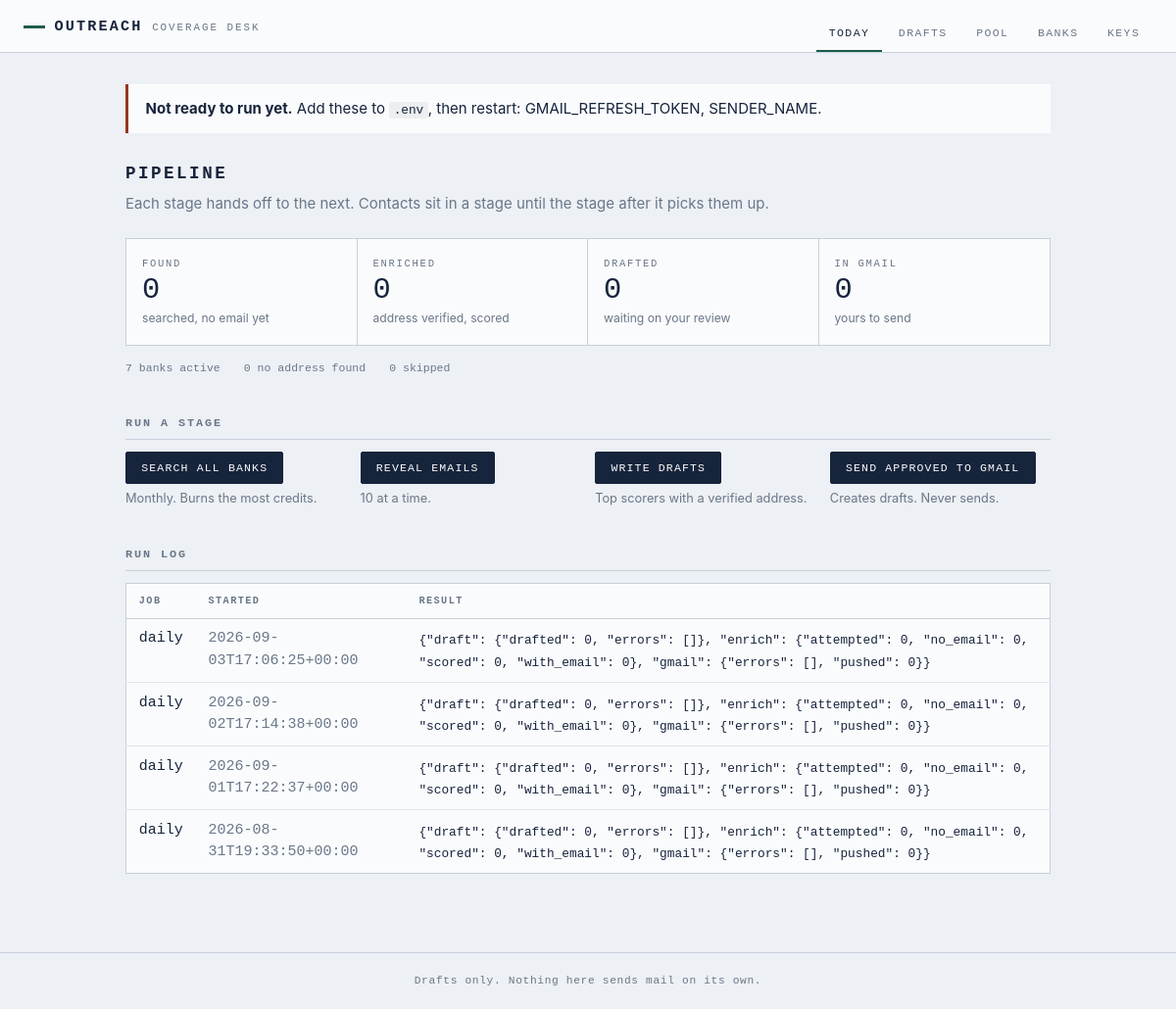
Before: / with the older database file.
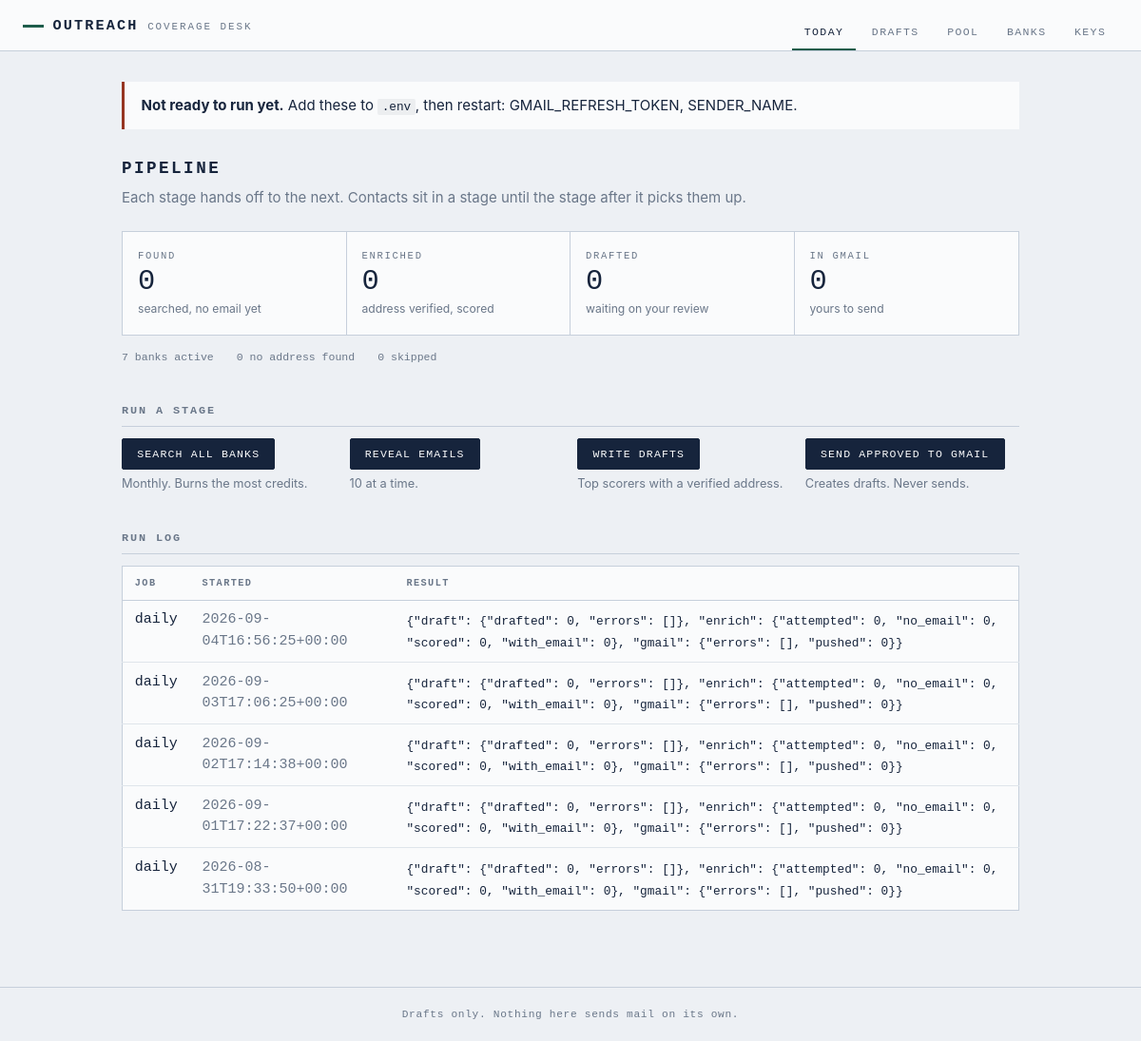
After: the same page with the newer database file.
### tables this page shows
CREATE TABLE runs (
    id          INTEGER PRIMARY KEY,
    kind        TEXT,
    started_at  TEXT,
    finished_at TEXT,
    stats       TEXT,
    error       TEXT
);

### web/app.py (the view)
@app.get("/", response_class=HTMLResponse)
def dashboard(request: Request):
    with db.session() as conn:
        counts = db.counts(conn)
        runs = [dict(r) for r in db.recent_runs(conn, 8)]
    for r in runs:
        r["stats"] = json.loads(r["stats"]) if r["stats"] else {}
    return render(request, "dashboard.html", counts=counts, runs=runs,
                  gaps=settings.missing())

### web/templates/dashboard.html
{% extends "base.html" %}
{% block content %}
{% if gaps %}
<div class="notice">
  <p><strong>Not ready to run yet.</strong> Add these to <code>.env</code>, then
  restart: {{ gaps | join(", ") }}.</p>
</div>
{% endif %}
<section class="stage-flow">
  <h1>Pipeline</h1>
  <p class="lede">Each stage hands off to the next. Contacts sit in a stage until
  the stage after it picks them up.</p>
  <ol class="stages">
    <li>
      <span class="stage-name">Found</span>
      <span class="stage-count">{{ counts.get('new', 0) }}</span>
      <span class="stage-note">searched, no email yet</span>
    </li>
    <li>
      <span class="stage-name">Enriched</span>
      <span class="stage-count">{{ counts.get('enriched', 0) }}</span>
      <span class="stage-note">address verified, scored</span>
    </li>
    <li>
      <span class="stage-name">Drafted</span>
      <span class="stage-count">{{ counts.get('drafted', 0) }}</span>
      <span class="stage-note">waiting on your review</span>
    </li>
    <li>
      <span class="stage-name">In Gmail</span>
      <span class="stage-count">{{ counts.get('queued', 0) }}</span>
      <span class="stage-note">yours to send</span>
    </li>
  </ol>
  <div class="stage-aside">
    <span>{{ counts.get('banks', 0) }} banks active</span>
    <span>{{ counts.get('no_email', 0) }} no address found</span>
    <span>{{ counts.get('skipped', 0) }} skipped</span>
  </div>
</section>
<section class="controls">
  <h2>Run a stage</h2>
  <div class="control-row">
    <form method="post" action="/run/refresh">
      <button type="submit">Search all banks</button>
      <span class="hint">Monthly. Burns the most credits.</span>
    </form>
    <form method="post" action="/run/enrich">
      <button type="submit">Reveal emails</button>
      <span class="hint">{{ cfg.enrich_batch if cfg else 10 }} at a time.</span>
    </form>
    <form method="post" action="/run/draft">
      <button type="submit">Write drafts</button>
      <span class="hint">Top scorers with a verified address.</span>
    </form>
    <form method="post" action="/run/push">
      <button type="submit">Send approved to Gmail</button>
      <span class="hint">Creates drafts. Never sends.</span>
    </form>
  </div>
</section>
<section>
  <h2>Run log</h2>
  {% if runs %}
  <table class="ledger">
    <thead>
      <tr><th>Job</th><th>Started</th><th>Result</th></tr>
    </thead>
    <tbody>
      {% for r in runs %}
      <tr>
        <td class="mono">{{ r.kind }}</td>
        <td class="mono dim">{{ r.started_at }}</td>
        <td>
          {% if r.error %}<span class="bad">{{ r.error }}</span>
          {% elif not r.finished_at %}<span class="dim">running</span>
          {% else %}<span class="mono small">{{ r.stats | tojson }}</span>{% endif %}
        </td>
      </tr>
      {% endfor %}
    </tbody>
  </table>
  {% else %}
  <p class="empty">No runs yet. Load your bank list, then search.</p>
  {% endif %}
</section>
{% endblock %}

### web/templates/base.html (shortened to what this page needs)
<!DOCTYPE html>
<html lang="en">
<head>
<link rel="stylesheet" href="/static/style.css">
</head>
<body>
<header class="masthead">
  <div class="masthead-mark">
    <span class="mark-rule"></span>
    <span class="mark-name">Outreach</span>
    <span class="mark-sub">coverage desk</span>
  </div>
  <nav>
    <a href="/" class="{{ 'on' if nav == 'dashboard' }}">Today</a>
    <a href="/drafts" class="{{ 'on' if nav == 'drafts' }}">Drafts</a>
    <a href="/contacts" class="{{ 'on' if nav == 'contacts' }}">Pool</a>
    <a href="/banks" class="{{ 'on' if nav == 'banks' }}">Banks</a>
    <a href="/settings" class="{{ 'on' if nav == 'settings' }}">Keys</a>
  </nav>
</header>
<main>
{% block content %}{% endblock %}
</main>
<footer>
  <span>Drafts only. Nothing here sends mail on its own.</span>
</footer>
</body>
</html>

### web/static/style.css (style rules this page uses)
:root { --paper: #EDF0F4; --card: #FAFBFC; --ink: #16243C; --rule: #C6CFDB; --ledger: #1E5D4B; --flag: #963622; --muted: #6A7789; --mono: ui-monospace, "SF Mono", "Cascadia Mono", Menlo, Consolas, monospace; --serif: Charter, "Bitstream Charter", "Iowan Old Style", Georgia, serif; --sans: -apple-system, BlinkMacSystemFont, "Segoe UI", Inter, system-ui, sans-serif; --gap: 1.25rem; }
* { box-sizing: border-box; }
body { margin: 0; background: var(--paper); color: var(--ink); font-family: var(--sans); font-size: 15px; line-height: 1.5; -webkit-font-smoothing: antialiased; }
main { max-width: 62rem; margin: 0 auto; padding: 2rem 1.5rem 5rem; }
.masthead { border-bottom: 1px solid var(--rule); background: var(--card); padding: 1rem 1.5rem 0; display: flex; flex-wrap: wrap; align-items: flex-end; justify-content: space-between; gap: 1rem; }
.masthead-mark { display: flex; align-items: baseline; gap: .6rem; padding-bottom: .9rem; }
.mark-rule { width: 22px; height: 3px; background: var(--ledger); align-self: center; }
.mark-name { font-family: var(--mono); font-size: .95rem; font-weight: 600; letter-spacing: .14em; text-transform: uppercase; }
.mark-sub { font-family: var(--mono); font-size: .68rem; letter-spacing: .18em; text-transform: uppercase; color: var(--muted); }
.masthead nav { display: flex; gap: .25rem; }
.masthead nav a { font-family: var(--mono); font-size: .72rem; letter-spacing: .12em; text-transform: uppercase; text-decoration: none; color: var(--muted); padding: .55rem .8rem; border-bottom: 2px solid transparent; }
.masthead nav a.on { color: var(--ink); border-bottom-color: var(--ledger); }
h1 { font-family: var(--mono); font-size: 1.1rem; font-weight: 600; letter-spacing: .14em; text-transform: uppercase; margin: 0 0 .4rem; }
h2 { font-family: var(--mono); font-size: .74rem; font-weight: 600; letter-spacing: .16em; text-transform: uppercase; color: var(--muted); margin: 2.5rem 0 .75rem; padding-bottom: .4rem; border-bottom: 1px solid var(--rule); }
.lede { color: var(--muted); max-width: 46rem; margin: 0 0 1.5rem; }
.hint { color: var(--muted); font-size: .8rem; }
.small { font-size: .8rem; }
.dim { color: var(--muted); }
.mono { font-family: var(--mono); font-variant-numeric: tabular-nums; }
code { font-family: var(--mono); font-size: .85em; background: rgba(22, 36, 60, .06); padding: .1em .35em; border-radius: 2px; }
.notice { border-left: 3px solid var(--flag); background: var(--card); padding: .85rem 1.1rem; margin-bottom: 1.75rem; }
.notice p { margin: 0; }
.stages { list-style: none; margin: 0 0 .9rem; padding: 0; display: grid; grid-template-columns: repeat(4, 1fr); border: 1px solid var(--rule); background: var(--card); }
.stages li { padding: 1.1rem 1rem; border-right: 1px solid var(--rule); display: flex; flex-direction: column; gap: .15rem; }
.stages li:last-child { border-right: 0; }
.stage-name { font-family: var(--mono); font-size: .66rem; letter-spacing: .16em; text-transform: uppercase; color: var(--muted); }
.stage-count { font-family: var(--mono); font-size: 1.9rem; font-variant-numeric: tabular-nums; line-height: 1.1; }
.stage-note { font-size: .76rem; color: var(--muted); }
.stage-aside { display: flex; flex-wrap: wrap; gap: 1.5rem; font-family: var(--mono); font-size: .72rem; color: var(--muted); }
.control-row { display: grid; gap: .9rem; grid-template-columns: repeat(auto-fit, minmax(13rem, 1fr)); }
.control-row form { display: flex; flex-direction: column; gap: .3rem; align-items: flex-start; }
button { font-family: var(--mono); font-size: .72rem; letter-spacing: .1em; text-transform: uppercase; padding: .55rem .95rem; border: 1px solid var(--ink); background: var(--ink); color: var(--card); border-radius: 2px; cursor: pointer; }
.ledger { width: 100%; border-collapse: collapse; background: var(--card); border: 1px solid var(--rule); }
.ledger th { font-family: var(--mono); font-size: .64rem; letter-spacing: .14em; text-transform: uppercase; color: var(--muted); text-align: left; padding: .6rem .8rem; border-bottom: 1px solid var(--rule); font-weight: 600; }
.ledger td { padding: .6rem .8rem; border-bottom: 1px solid rgba(198, 207, 219, .5); vertical-align: top; }
.ledger tbody tr:last-child td { border-bottom: 0; }
footer { border-top: 1px solid var(--rule); padding: 1.25rem 1.5rem; font-family: var(--mono); font-size: .7rem; letter-spacing: .06em; color: var(--muted); text-align: center; }

Changed rows visible on the page:
added runs: kind "daily", started_at "2026-09-04T16:56:25+00:00", stats|tojson "{\"draft\": {\"drafted\": 0, \"errors\": []}, \"enrich\": {\"attempted\": 0, \"no_email\": 0, \"scored\": 0, \"with_email\": 0}, \"gmail\": {\"errors\": [], \"pushed\": 0}}"
